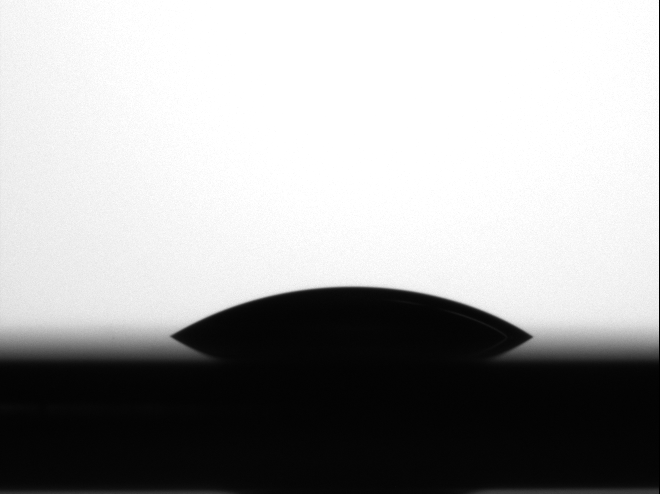
#> input picture benchMarking/water, silicon/h20.3.2.BMP, 660 x 494 px, found by its file name
$ python work.py
#> lines starting #> are read from the running program, lines starting #| are printed output that depends on the picture; after the words box and inside, x2 and y2 are one past the last pixel; in counts of white or black regions, pixels touching at a corner belong together
import cv2 as cv
import os
import sys

imagePath = 'OT-2 Image analysis/benchMarking/water, silicon/h20.3.2.BMP'

if os.path.exists(imagePath):
    image = cv.imread(imagePath)
#> image is the input picture: shape (494, 660, 3); min 0, max 255, mean 163.9
else:
    print('Path to image does not exist, check path, check file, check image')
    sys.exit()

print(image.shape)
#| (494, 660, 3)
print(image.size)
#| 978120

imgray = cv.cvtColor(image, cv.COLOR_BGR2GRAY)
ret, thresh = cv.threshold(imgray, 20, 255, 0)
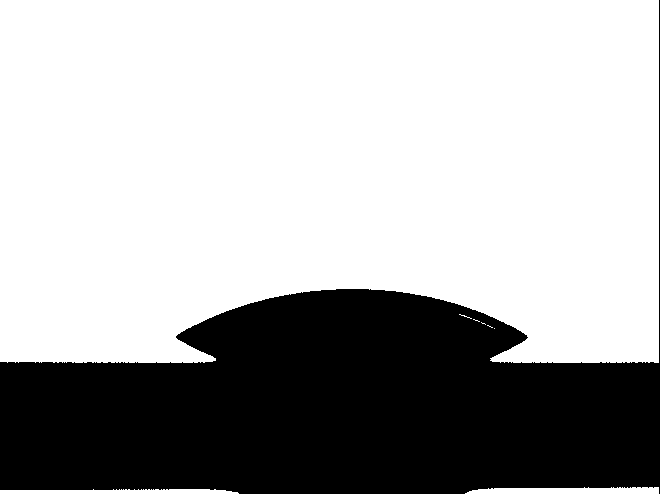
#> thresh: shape (494, 660); 67.9% white; 1 black region
contours, mat = cv.findContours(thresh, cv.RETR_TREE, cv.CHAIN_APPROX_SIMPLE)
#> contours = 8 contours, 5 with area under 20; largest, box (x1, y1, x2, y2) and area: (0, 0, 659, 363) 218256, (465, 487, 659, 494) 949, (0, 489, 239, 494) 766; mat = [[1, -1, -1, -1], [2, 0, -1, -1], [3, 1, -1, -1], [4, 2, -1, -1], [5, 3, -1, -1], [6, 4, -1, -1], [7, 5, -1, -1], [-1, 6, -1, -1]]

cv.imwrite('OT-2 Image analysis/benchMarking/water, silicon/h20.3.2.thresh.BMP', thresh)

for contour in contours:
    if contour.size > 200:
        print(contour.shape)
        print(contour.size)
        x,y,w,h = cv.boundingRect(contour)
        print(x,y,w,h)
        drawn = cv.drawContours(image, [contour], 0, (255,0,0), 2) #, isClosed = False)
#> this loop made 8 passes
#> contour on pass 3: [[494, 328]]
#| (429, 1, 2)
#| 858
#| 0 0 659 363
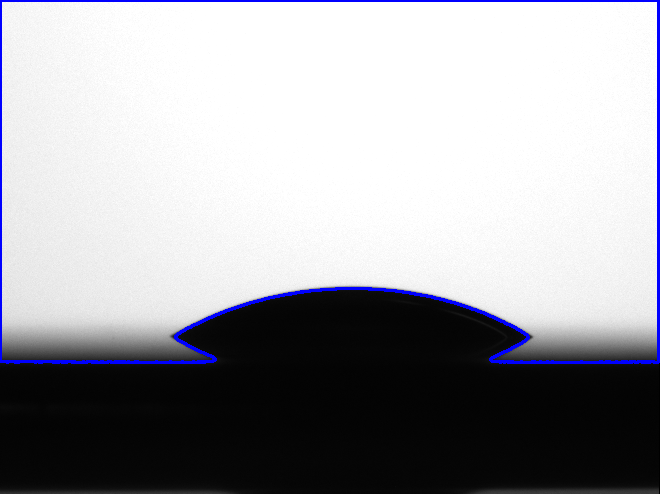
#> image: shape (494, 660, 3); 1.85% of pixels changed, all inside (x1, y1, x2, y2) = (0, 0, 660, 364)

cv.imwrite('OT-2 Image analysis/benchMarking/water, silicon/h20.3.2.Drawing.BMP', drawn)

$ run again, with benchMarking/water, silicon/h20.3.3.BMP copied over benchMarking/water, silicon/h20.3.2.BMP
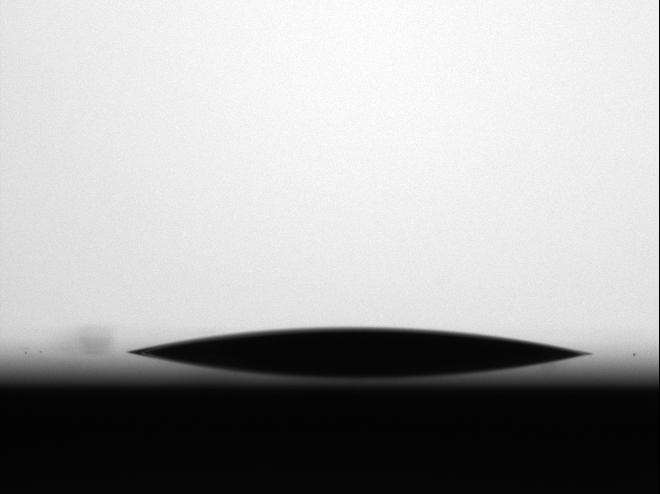
#> input picture benchMarking/water, silicon/h20.3.3.BMP, 660 x 494 px, found by its file name
#> image is the input picture: shape (494, 660, 3); min 0, max 255, mean 167
#| (494, 660, 3)
#| 978120
#> `ret, thresh = cv.threshold(imgray, 20, 255, 0)`:
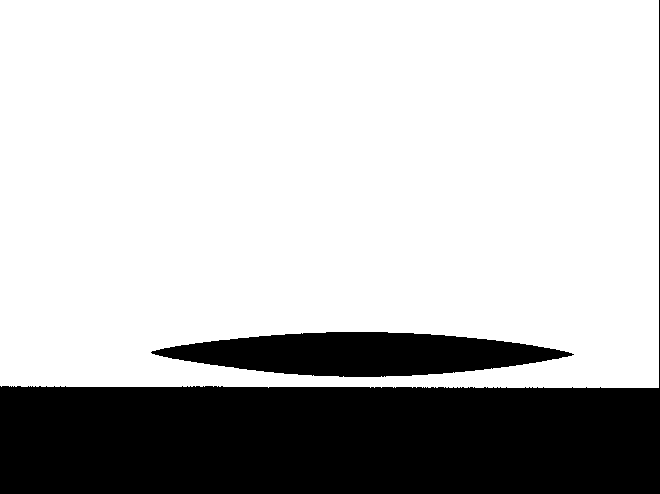
#> thresh: shape (494, 660); 74.3% white; 2 black regions
#> contours = 2 contours; box (x1, y1, x2, y2) and area: (0, 0, 659, 388) 254144, (150, 331, 575, 378) 13348; mat = [[-1, -1, 1, -1], [-1, -1, -1, 0]]
#> the loop `for contour in contours:` made 2 passes
#> (x, y, w, h) on passes 1 to 2: (0, 0, 659, 388), (150, 331, 425, 47)
#> (printed output is left out)
#> pass 2, `drawn = cv.drawContours(image, [contour], 0, (255,0,0), 2)`:
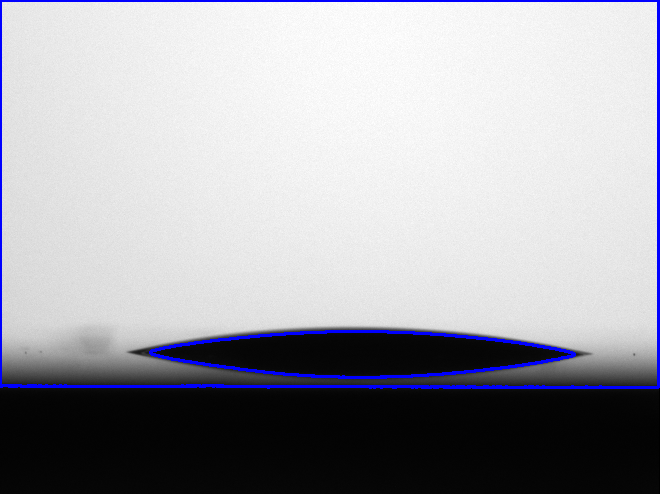
#> drawn: shape (494, 660, 3); mean B, G, R 170.9, 164.6, 164.6

$ run again, with benchMarking/water, silicon/h20.7.1.BMP copied over benchMarking/water, silicon/h20.3.2.BMP
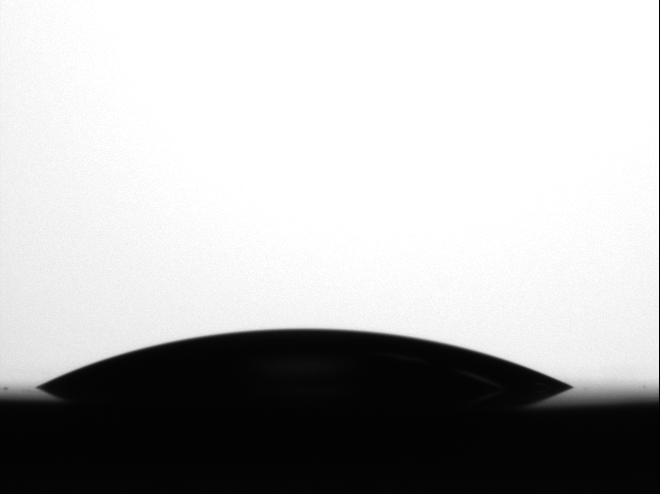
#> input picture benchMarking/water, silicon/h20.7.1.BMP, 660 x 494 px, found by its file name
#> image is the input picture: shape (494, 660, 3); min 0, max 255, mean 181.3
#| (494, 660, 3)
#| 978120
#> `ret, thresh = cv.threshold(imgray, 20, 255, 0)`:
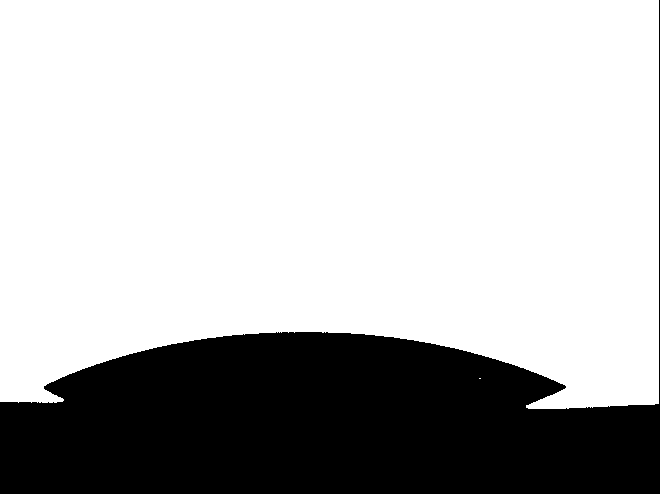
#> thresh: shape (494, 660); 73.1% white; 1 black region
#> contours = 2 contours, 1 with area under 20; largest, box (x1, y1, x2, y2) and area: (0, 0, 659, 409) 237222; mat = [[1, -1, -1, -1], [-1, 0, -1, -1]]
#> the loop `for contour in contours:` made 2 passes
#> (printed output is left out)
#> pass 2, `drawn = cv.drawContours(image, [contour], 0, (255,0,0), 2)`:
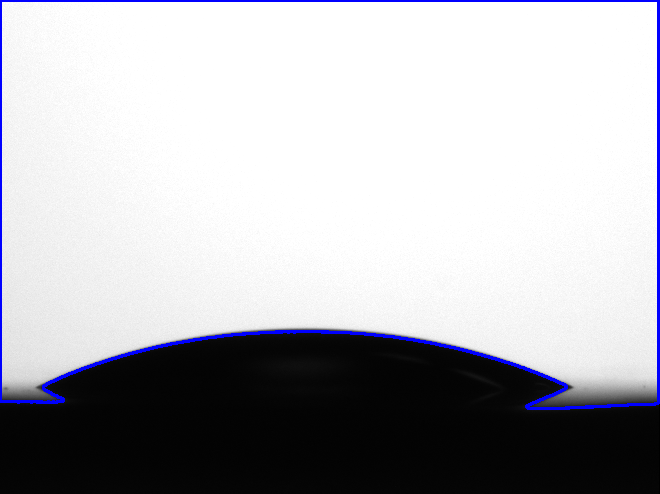
#> drawn: shape (494, 660, 3); mean B, G, R 183.6, 178.9, 178.9

$ run again, with benchMarking/water, silicon/h20.7.3.BMP copied over benchMarking/water, silicon/h20.3.2.BMP
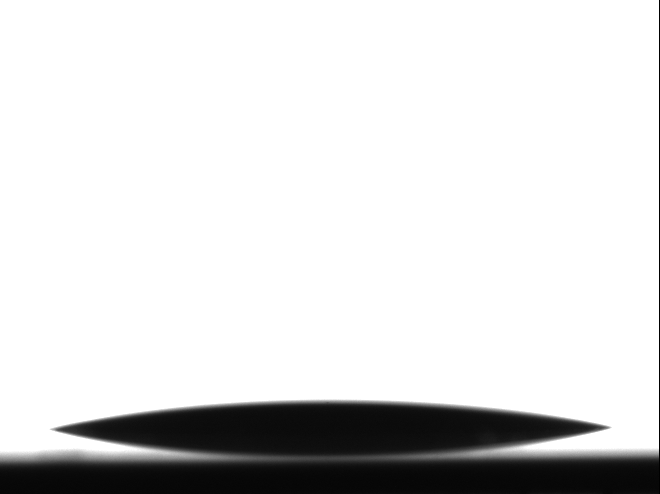
#> input picture benchMarking/water, silicon/h20.7.3.BMP, 660 x 494 px, found by its file name
#> image is the input picture: shape (494, 660, 3); min 0, max 255, mean 220.9
#| (494, 660, 3)
#| 978120
#> `ret, thresh = cv.threshold(imgray, 20, 255, 0)`:
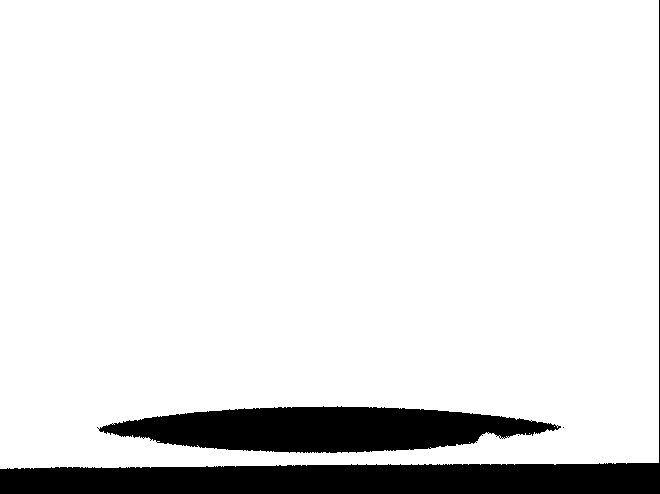
#> thresh: shape (494, 660); 89.6% white; 4 black regions (2 under 20 px)
#> contours = 23 contours, 21 with area under 20; largest, box (x1, y1, x2, y2) and area: (0, 0, 659, 469) 305665, (98, 405, 562, 454) 15226; mat = 23 rows, first 6: [-1, -1, 1, -1], [2, -1, -1, 0], [3, 1, -1, 0], [4, 2, -1, 0], [5, 3, -1, 0], [6, 4, -1, 0]
#> the loop `for contour in contours:` made 23 passes
#> (x, y, w, h) on passes 1, 20: (0, 0, 659, 469), (98, 405, 464, 49)
#> (printed output is left out)
#> after the loop `for contour in contours:`:
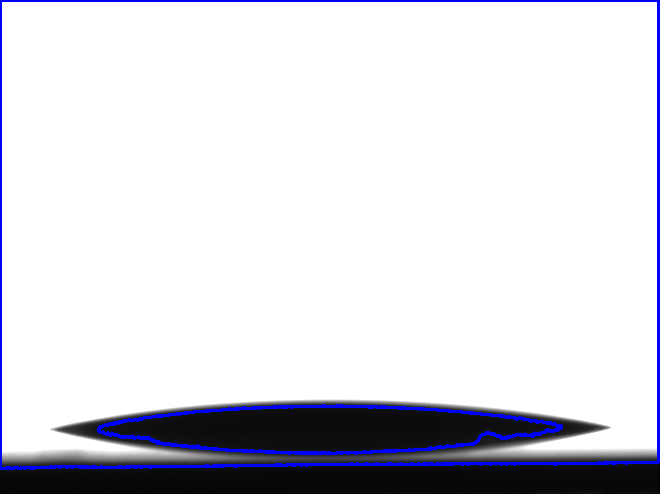
#> image: shape (494, 660, 3); 2.81% of pixels changed, all inside (x1, y1, x2, y2) = (0, 0, 660, 470)
